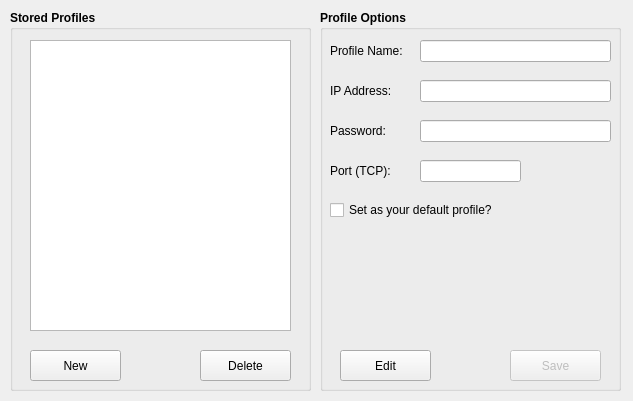
<?xml version="1.0" encoding="UTF-8"?>
<ui version="4.0">
 <class>frmProfileManager</class>
 <widget class="QWidget" name="frmProfileManager">
  <property name="geometry">
   <rect>
    <x>0</x>
    <y>0</y>
    <width>633</width>
    <height>401</height>
   </rect>
  </property>
  <property name="sizePolicy">
   <sizepolicy hsizetype="Fixed" vsizetype="Fixed">
    <horstretch>0</horstretch>
    <verstretch>0</verstretch>
   </sizepolicy>
  </property>
  <property name="maximumSize">
   <size>
    <width>900</width>
    <height>475</height>
   </size>
  </property>
  <property name="windowTitle">
   <string>Profile Manager</string>
  </property>
  <widget class="QGroupBox" name="gboStoredProfiles">
   <property name="geometry">
    <rect>
     <x>10</x>
     <y>10</y>
     <width>301</width>
     <height>381</height>
    </rect>
   </property>
   <property name="font">
    <font>
     <weight>75</weight>
     <bold>true</bold>
    </font>
   </property>
   <property name="title">
    <string>Stored Profiles</string>
   </property>
   <widget class="QPushButton" name="btnDeleteProfile">
    <property name="geometry">
     <rect>
      <x>190</x>
      <y>340</y>
      <width>91</width>
      <height>31</height>
     </rect>
    </property>
    <property name="font">
     <font>
      <weight>50</weight>
      <bold>false</bold>
     </font>
    </property>
    <property name="text">
     <string>Delete</string>
    </property>
   </widget>
   <widget class="QPushButton" name="btnNewProfile">
    <property name="geometry">
     <rect>
      <x>20</x>
      <y>340</y>
      <width>91</width>
      <height>31</height>
     </rect>
    </property>
    <property name="font">
     <font>
      <weight>50</weight>
      <bold>false</bold>
     </font>
    </property>
    <property name="text">
     <string>New</string>
    </property>
   </widget>
   <widget class="QListWidget" name="lstStoredProfiles">
    <property name="geometry">
     <rect>
      <x>20</x>
      <y>30</y>
      <width>261</width>
      <height>291</height>
     </rect>
    </property>
   </widget>
  </widget>
  <widget class="QGroupBox" name="gboProfileOptions">
   <property name="geometry">
    <rect>
     <x>320</x>
     <y>10</y>
     <width>301</width>
     <height>381</height>
    </rect>
   </property>
   <property name="font">
    <font>
     <weight>75</weight>
     <bold>true</bold>
    </font>
   </property>
   <property name="title">
    <string>Profile Options</string>
   </property>
   <property name="flat">
    <bool>false</bool>
   </property>
   <widget class="QLabel" name="lblProfileName">
    <property name="geometry">
     <rect>
      <x>10</x>
      <y>30</y>
      <width>81</width>
      <height>22</height>
     </rect>
    </property>
    <property name="font">
     <font>
      <weight>50</weight>
      <bold>false</bold>
     </font>
    </property>
    <property name="text">
     <string>Profile Name:</string>
    </property>
   </widget>
   <widget class="QLineEdit" name="txtProfileName">
    <property name="geometry">
     <rect>
      <x>100</x>
      <y>30</y>
      <width>191</width>
      <height>22</height>
     </rect>
    </property>
    <property name="font">
     <font>
      <weight>50</weight>
      <bold>false</bold>
     </font>
    </property>
    <property name="text">
     <string/>
    </property>
   </widget>
   <widget class="QLineEdit" name="txtProfileIPAddress">
    <property name="geometry">
     <rect>
      <x>100</x>
      <y>70</y>
      <width>191</width>
      <height>22</height>
     </rect>
    </property>
    <property name="font">
     <font>
      <weight>50</weight>
      <bold>false</bold>
     </font>
    </property>
    <property name="text">
     <string/>
    </property>
   </widget>
   <widget class="QLabel" name="lblProfileIPAddress">
    <property name="geometry">
     <rect>
      <x>10</x>
      <y>70</y>
      <width>81</width>
      <height>22</height>
     </rect>
    </property>
    <property name="font">
     <font>
      <weight>50</weight>
      <bold>false</bold>
     </font>
    </property>
    <property name="text">
     <string>IP Address:</string>
    </property>
   </widget>
   <widget class="QLabel" name="lblProfilePassword">
    <property name="geometry">
     <rect>
      <x>10</x>
      <y>110</y>
      <width>81</width>
      <height>22</height>
     </rect>
    </property>
    <property name="font">
     <font>
      <weight>50</weight>
      <bold>false</bold>
     </font>
    </property>
    <property name="text">
     <string>Password:</string>
    </property>
   </widget>
   <widget class="QLineEdit" name="txtProfilePassword">
    <property name="geometry">
     <rect>
      <x>100</x>
      <y>110</y>
      <width>191</width>
      <height>22</height>
     </rect>
    </property>
    <property name="font">
     <font>
      <weight>50</weight>
      <bold>false</bold>
     </font>
    </property>
    <property name="text">
     <string/>
    </property>
   </widget>
   <widget class="QLabel" name="lblProfilePort">
    <property name="geometry">
     <rect>
      <x>10</x>
      <y>150</y>
      <width>91</width>
      <height>22</height>
     </rect>
    </property>
    <property name="font">
     <font>
      <weight>50</weight>
      <bold>false</bold>
     </font>
    </property>
    <property name="text">
     <string>Port (TCP):</string>
    </property>
   </widget>
   <widget class="QLineEdit" name="txtProfilePort">
    <property name="geometry">
     <rect>
      <x>100</x>
      <y>150</y>
      <width>101</width>
      <height>22</height>
     </rect>
    </property>
    <property name="font">
     <font>
      <weight>50</weight>
      <bold>false</bold>
     </font>
    </property>
    <property name="text">
     <string/>
    </property>
   </widget>
   <widget class="QCheckBox" name="chkSetDefaultProfile">
    <property name="geometry">
     <rect>
      <x>10</x>
      <y>190</y>
      <width>241</width>
      <height>20</height>
     </rect>
    </property>
    <property name="font">
     <font>
      <weight>50</weight>
      <bold>false</bold>
     </font>
    </property>
    <property name="text">
     <string>Set as your default profile?</string>
    </property>
   </widget>
   <widget class="QPushButton" name="btnEditProfile">
    <property name="geometry">
     <rect>
      <x>20</x>
      <y>340</y>
      <width>91</width>
      <height>31</height>
     </rect>
    </property>
    <property name="font">
     <font>
      <weight>50</weight>
      <bold>false</bold>
     </font>
    </property>
    <property name="text">
     <string>Edit</string>
    </property>
   </widget>
   <widget class="QPushButton" name="btnSaveProfile">
    <property name="enabled">
     <bool>false</bool>
    </property>
    <property name="geometry">
     <rect>
      <x>190</x>
      <y>340</y>
      <width>91</width>
      <height>31</height>
     </rect>
    </property>
    <property name="font">
     <font>
      <weight>50</weight>
      <bold>false</bold>
     </font>
    </property>
    <property name="text">
     <string>Save</string>
    </property>
   </widget>
  </widget>
 </widget>
 <resources/>
 <connections/>
</ui>
